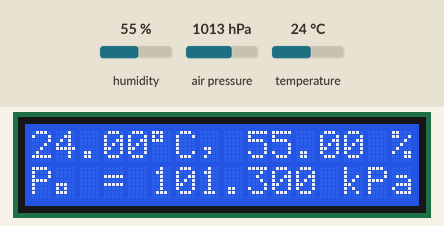
Bench run of a sketch on a simulated Arduino Uno, built with avr-gcc and run on an emulated ATmega328P. On the bench: 16×2 character LCD. The inputs (shaded band) are chosen by the test bench; at power-on: humidity 55 %, air pressure 1013 hPa, temperature 24 °C.

Above: at 1.7 s.
1.8 s: humidity set to 22 %
At 2.11 s:
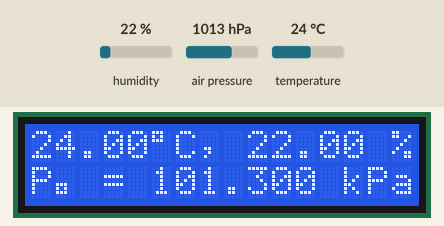
4.4 s: air pressure set to 952 hPa
At 4.75 s:
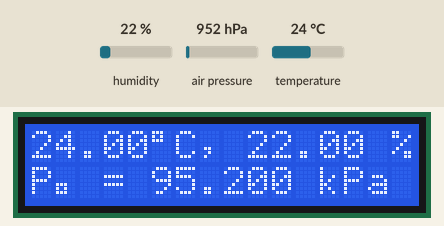
6.1 s: temperature set to 12 °C
At 6.4 s:
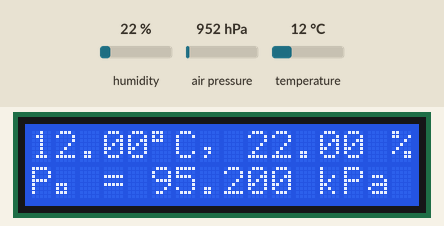
7.7 s: humidity set to 40 %
At 8.04 s:
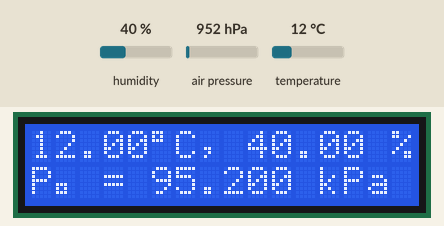
Timing chart, 0 to 10.3 s (numbered marks = the images above; inputs shaded):
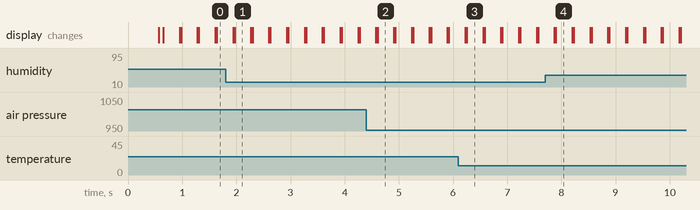

The sketch:

MyMeasurementDev.ino
```cpp
/*
  My Measurement device #1

  Measures temperature with 0.3 C accuracy, humidity
  and static pressure. Displays result on LCD screen.

  Future: Add SD card module for storage


*/

#include <LiquidCrystal.h>
#include <Adafruit_SHT31.h>
#include <SFE_BMP180.h>

// Define object LiquidCrystal
// Define object SHT31 sensor
// Define object BMP180 sensor
LiquidCrystal lcd(3, 2, 4, 5, 6, 7);
Adafruit_SHT31 sht31 = Adafruit_SHT31();
SFE_BMP180 pressure;

char status;
double T, P;

void setup() {

  lcd.begin(16,2);
  lcd.setCursor(0,0);
  lcd.print("Initializing");
  lcd.setCursor(0,1);
  lcd.print("device...");

  delay(500);

  lcd.clear();
  lcd.setCursor(0,0);
  lcd.print("SHT31...");
  if (!sht31.begin(0x44)) {   // Set to 0x45 for alternate i2c addr
    lcd.print(" fail!");
    while (1) delay(1);
  }
  lcd.print(" O.K.!");
  lcd.setCursor(0,1);
  lcd.print("BMP180...");
  if (!pressure.begin()) {
    lcd.print(" fail!!");
    while (1) delay(1);
  }
  lcd.print(" O.K.!");

}

void loop() {
  float t = sht31.readTemperature();
  float h = sht31.readHumidity();

  lcd.clear();
  lcd.setCursor(0,0);

  if (! isnan(t)) {  // check if 'is not a number'
    lcd.print(t);
    lcd.print((char)223);
    lcd.print("C, ");
  } else {
    lcd.print("Temp failed!");
  }

  if (! isnan(h)) {  // check if 'is not a number'
    lcd.print(h);lcd.print(" %");
  } else {
    lcd.print("Humidity failed!");
  }


  status = pressure.startTemperature();
  delay(status);
  pressure.getTemperature(T);
  status = pressure.startPressure(3);
  delay(status);
  status = pressure.getPressure(P,T);

  lcd.setCursor(0,1);
  lcd.print("P");
  lcd.print((char)161);
  lcd.print(" = ");
  lcd.print(P/10, 3);
  lcd.print(" kPa");

  delay(250);
}
```

Measured:
- after the input at 1.8 s, the display: first changes after 0.14 s (image 1 shows a later state)
- after the input at 4.4 s, the display: first differs from a run without the input after 0.21 s (image 2)
- after the input at 6.1 s, the display: first changes after 0.12 s (image 3 shows a later state)
- after the input at 7.7 s, the display: first changes after 0.17 s (image 4 shows a later state)
